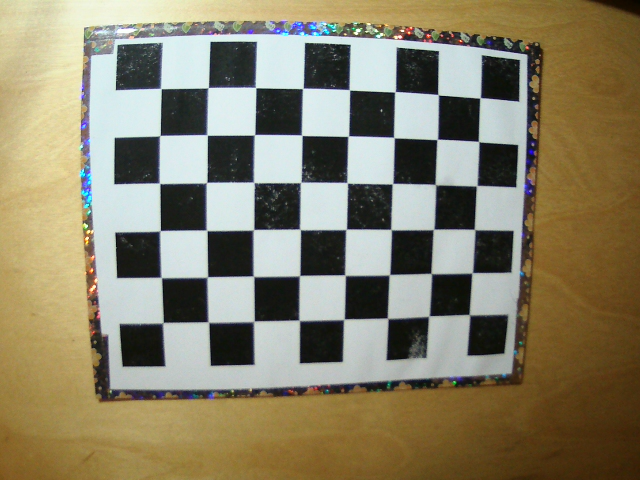
#> input picture opencv_frame_0.png, 640 x 480 px; its folder holds only this picture in this run
$ python Schachbrett.py
#> lines starting #> are read from the running program, lines starting #| are printed output that depends on the picture; after the words box and inside, x2 and y2 are one past the last pixel; in counts of white or black regions, pixels touching at a corner belong together; long printed decimals are rounded
import numpy as np
import cv2
import glob

##Definition Bildgröße und Innenecken des Schachbrettmusters (Breite,Höhe)
chessboardSize = (6,8)

##Festlegung der Abbruchkriterien
criteria = (cv2.TERM_CRITERIA_EPS + cv2.TERM_CRITERIA_MAX_ITER,30,0.0001)

##Vorbereitung der Objektpunkte z.B (0,0,0), (1,0,0), (2,0,0) ....,(6,5,0)
##https://stackoverflow.com/questions/37310210/camera-calibration-with-opencv-how-to-adjust-chessboard-square-size
objp = np.zeros((chessboardSize[0] * chessboardSize[1], 3), np.float32)
objp[:,:2] = np.mgrid[0:chessboardSize[0],0:chessboardSize[1]].T.reshape(-1,2)*20  # multiplizieren der Seitenläne des Quadrats

## Erstellung eines Arrays zum Speichern von Objektpunkten und Bildpunkten aus allen Bildern.
objpoints = []          ##3D Punkte --> Weltkoordinatensystem
imgpoints = []          ##2D Punkte --> Bildkoordinatensystem

##Durchlauf für alle Bilder mit der Endung .png/
images = glob.glob('*.png')
for image in images:
    print(image)
    img = cv2.imread(image)                         ##einlesen aller Bilder
#> img is the input picture: shape (480, 640, 3); mean B, G, R 104.9, 129.4, 136.9
    #img = cv2.imread ("Kalibrierung/sb6.png")      ##einlesen eines Bildes
    gray = cv2.cvtColor(img, cv2.COLOR_BGR2GRAY)
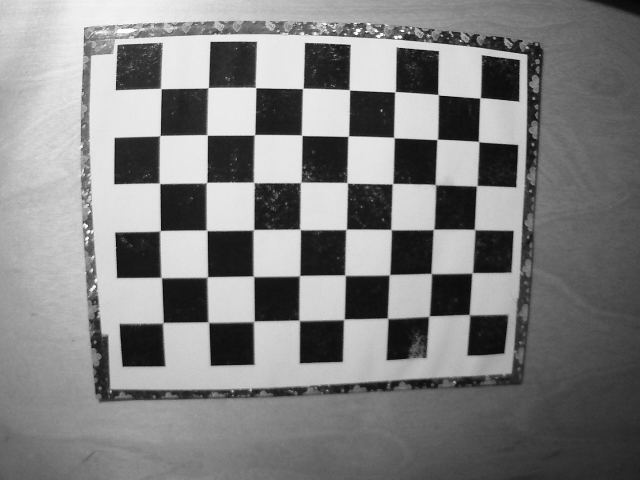
#> gray: shape (480, 640); min 5, max 254, mean 128.8

    ##Innencken des Schachbrettmusters
    ret, corners = cv2.findChessboardCorners(gray, chessboardSize, None)
#> ret = True; corners = 48 rows, first 8: [480, 97.83], [478.5, 141.5], [476.6, 185.8], [474.3, 229.3], [472, 272.8], [469, 314.4], [438.2, 94.59], [437.1, 139.5]


    ##Falls Innenecken gefunden --> Objekt- und Bildpunkte hinzufügen
    if ret == True:
        objpoints.append(objp)
        corners2 = cv2.cornerSubPix(gray, corners, (11,11), (-1, -1), criteria)            ##winsize ???
#> corners2 = 48 rows, first 8: [480.1, 97.83], [478.6, 141.6], [476.7, 185.7], [474.6, 229.6], [472.2, 272.8], [469.5, 314.7], [438.1, 94.68], [437.2, 139.4]
        imgpoints.append(corners)

        ##Zeichnen der Ecken
        cv2.drawChessboardCorners(img, chessboardSize, corners2, ret)
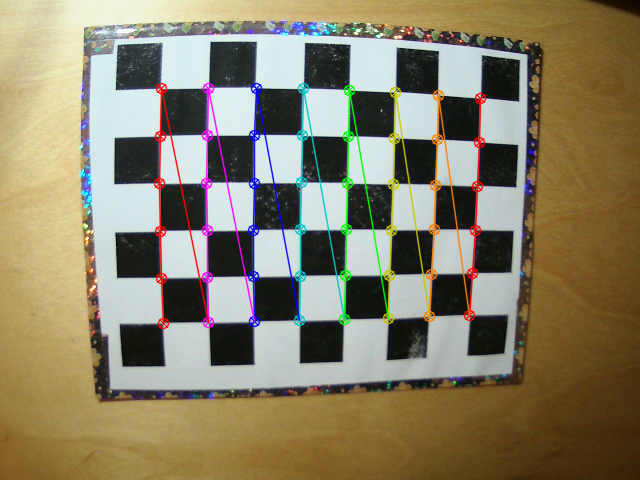
#> img: shape (480, 640, 3); 4.62% of pixels changed, all inside (x1, y1, x2, y2) = (153, 82, 487, 330)
        cv2.imshow('img', img)
        #cv2.imwrite('Resources/sb5points.jpg', img)                     # speichern des entstandenen Bildes
        cv2.waitKey(1)


# [8 lines of commented-out code are left out]
ret, cameraMatrix, distCoeff, rvecs, tvecs = cv2.calibrateCamera(objpoints, imgpoints, gray.shape[::-1], None, None)
#> ret = 0.218; cameraMatrix = [[532.4, 0, 327.8], [0, 539.1, 227], [0, 0, 1]]; distCoeff = [[-0.442, 1.95, 0.0179, 0.00423, -5.46]]; rvecs = ([0.0105, -0.242, 1.57],); tvecs = ([68.55, -58.36, 229],)

##Ausgabe der Kameramatrix, Verzeichnungskoeffizienten..
print("\nCameraMatrix:\n",cameraMatrix)
#| CameraMatrix:
#|  [[532.367    0.         327.802]
#|  [  0.         539.132 226.953]
#|  [  0.           0.           1.        ]]
print("\nVerzeichnungskoeffizienten:\n",distCoeff)
#| Verzeichnungskoeffizienten:
#|  [[-4.41830671e-01  1.95294065e+00  1.79482510e-02  4.22743648e-03
#|   -5.45747459e+00]]

#img = cv2.imread("opencv_frame_7.png")
h,  w = img.shape[:2]
#> h = 480; w = 640
w =640
h =480
newCameraMatrix, roi = cv2.getOptimalNewCameraMatrix(cameraMatrix, distCoeff, (w,h), 0, (w,h))
#> newCameraMatrix = [[532.4, 0, 327.8], [0, 539.1, 227], [0, 0, 1]]; roi = (0, 0, 639, 479)

##Entzeichnen
dst = cv2.undistort(img, cameraMatrix, distCoeff, newCameraMatrix)
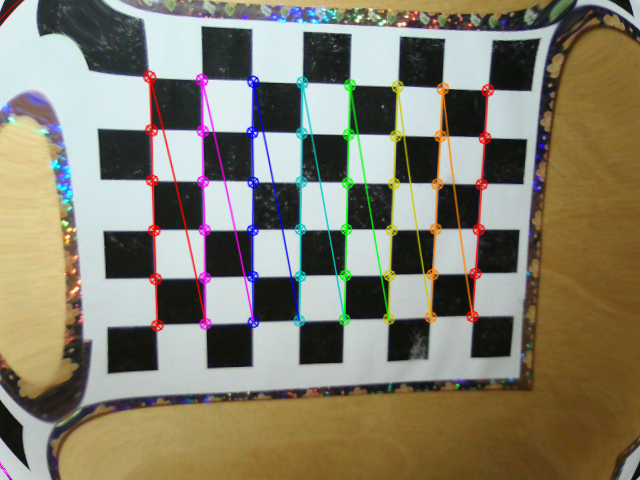
#> dst: shape (480, 640, 3); mean B, G, R 109.4, 127.4, 133

print("\nnewCameraMatrix:\n",newCameraMatrix)
#| newCameraMatrix:
#|  [[532.367    0.         327.802]
#|  [  0.         539.132 226.953]
#|  [  0.           0.           1.        ]]


##Ausgabe des Bildes --> entzeichnet
x, y, w, h = roi
#> x = 0; y = 0; w = 639; h = 479
dst = dst[y:y+h, x:x+w]
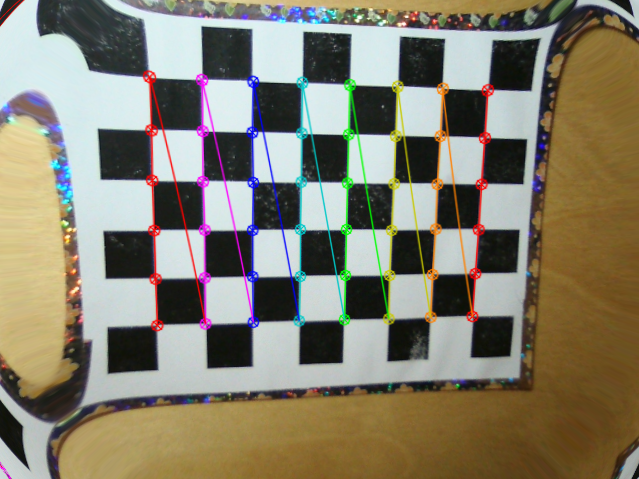
#> dst: shape (479, 639, 3); mean B, G, R 109.6, 127.5, 133
cv2.imwrite('caliResult1.jpg', dst)

f = open(r"C:\Users\loren\OneDrive\Bachelorarbeit\praktischer teil\Testdurchlauf\Kamera1\Kal1.txt","w")
f.write('CameraMatrix:\n'+str(cameraMatrix),)
f.write('\n')
f.write('newCameraMatrix:\n'+str(newCameraMatrix),)
f.write('\n')
f.write('distCoeff:\n'+str(distCoeff),)
f.write('\n')
f.close()


##Ausgabe des Fehlers
mean_error = 0
for i in range(len(objpoints)):
    imgpoints2, _ = cv2.projectPoints(objpoints[i], rvecs[i], tvecs[i], cameraMatrix, distCoeff)
    error = cv2.norm(imgpoints[i], imgpoints2, cv2.NORM_L2)/len(imgpoints2)
    mean_error += error
#> this loop made 1 pass
#> (error, mean_error) on pass 1: (0.0315, 0.0315)
#> after the loop, mean_error = 0.0315
print( "total error: {}".format(mean_error/len(objpoints)) )
#| total error: 0.03145
cv2.destroyAllWindows()

$ run again, on opencv_frame_12.png
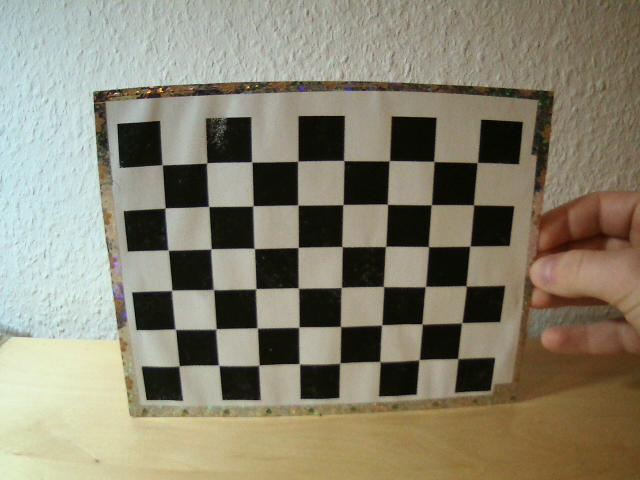
#> input picture opencv_frame_12.png, 640 x 480 px
#> img is the input picture: shape (480, 640, 3); mean B, G, R 112, 131.2, 136.3
#> `gray = cv2.cvtColor(img, cv2.COLOR_BGR2GRAY)`:
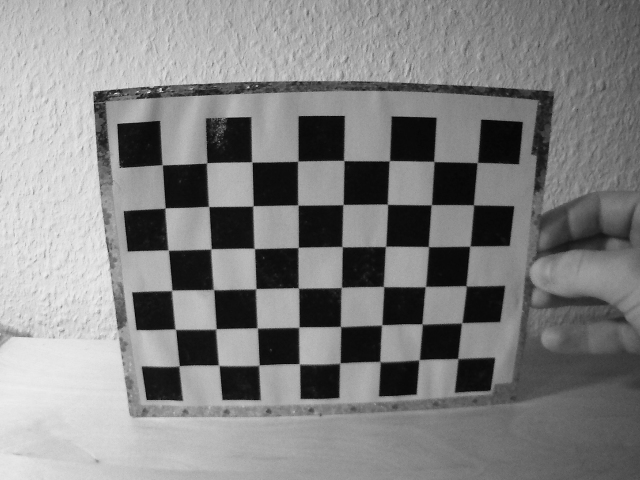
#> gray: shape (480, 640); min 5, max 238, mean 130.5
#> `ret, corners = cv2.findChessboardCorners(gray, chessboardSize, None)`: ret = True; corners = 48 rows, first 8: [477.2, 162.5], [473.4, 204.7], [469.7, 246.2], [465.9, 285.7], [461.7, 322.6], [457.6, 358.5], [433.9, 161.5], [431.4, 204.6]
#> corners2 = 48 rows, first 8: [477.3, 162.5], [473.5, 204.8], [469.9, 246.1], [466.2, 285.9], [461.7, 322.8], [457.8, 358.6], [433.8, 161.4], [431.4, 204.7]
#> img: shape (480, 640, 3); 4.22% of pixels changed, all inside (x1, y1, x2, y2) = (156, 154, 484, 373)
#> `ret, cameraMatrix, distCoeff, rvecs, tvecs = cv2.calibrateCamera(objpo..`: ret = 0.354; cameraMatrix = [[449.7, 0, 321.1], [0, 450.3, 220.3], [0, 0, 1]]; distCoeff = [[0.0285, -1.72, 0.0296, 0.0139, 4.63]]; rvecs = ([0.176, -0.287, 1.56],); tvecs = ([69.76, -26.83, 199.3],)
#| CameraMatrix:
#|  [[449.726   0.         321.090]
#|  [  0.         450.327 220.270 ]
#|  [  0.           0.           1.        ]]
#| Verzeichnungskoeffizienten:
#|  [[ 0.02851 -1.721  0.02961  0.01387  4.631]]
#> newCameraMatrix = [[1201.5, 0, 322.7], [0, 1092, 257.2], [0, 0, 1]]; roi = (0, 0, 639, 479)
#| newCameraMatrix:
#|  [[1.20151000e+03 0.00000000e+00 3.22719261e+02]
#|  [0.00000000e+00 1.09199217e+03 2.57246200e+02]
#|  [0.00000000e+00 0.00000000e+00 1.00000000e+00]]
#> `x, y, w, h = roi`: x = 0; w = 639; h = 479
#> `dst = dst[y:y+h, x:x+w]`:
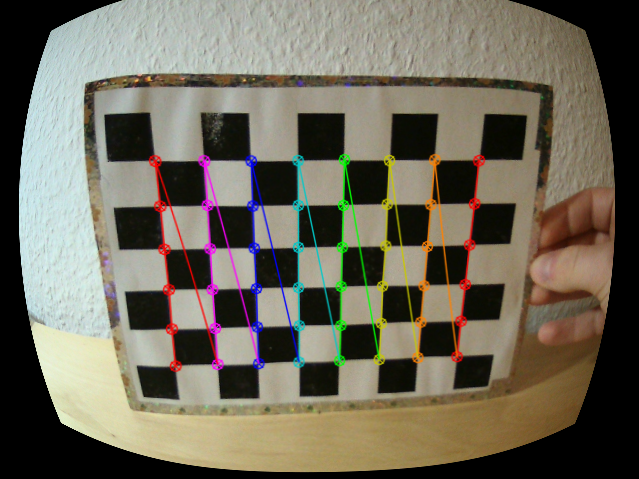
#> dst: shape (479, 639, 3); mean B, G, R 90.4, 105.4, 110.7
#> the loop `for i in range(len(objpoints)):` made 1 pass
#> (error, mean_error) on pass 1: (0.0511, 0.0511)
#> after the loop `for i in range(len(objpoints)):`: mean_error = 0.0511
#| total error: 0.05114

$ run again, on opencv_frame_2.png
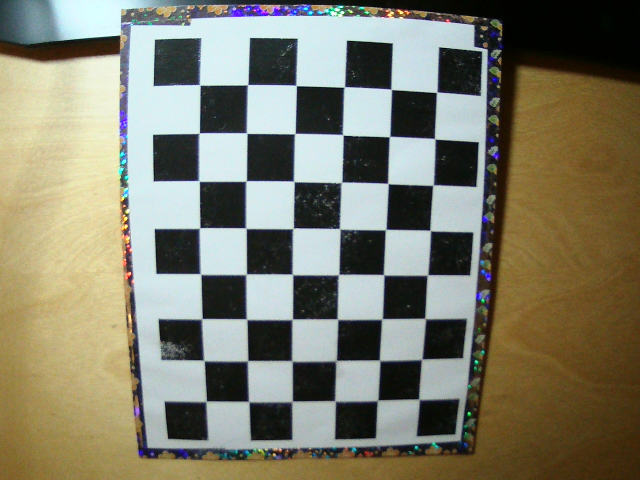
#> input picture opencv_frame_2.png, 640 x 480 px
#> img is the input picture: shape (480, 640, 3); mean B, G, R 107.6, 125.4, 127.6
#> `gray = cv2.cvtColor(img, cv2.COLOR_BGR2GRAY)`:
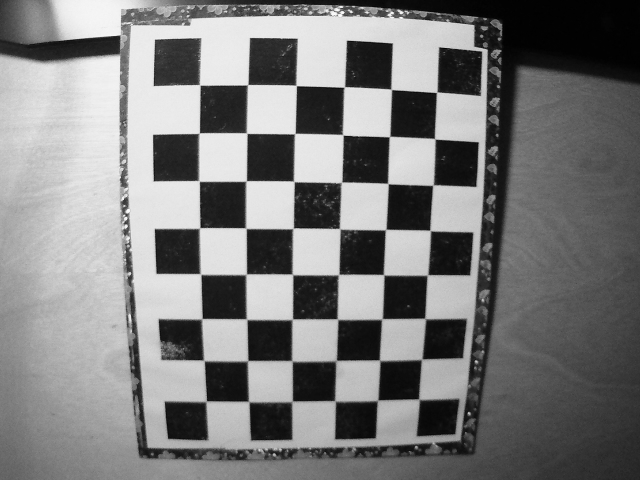
#> gray: shape (480, 640); min 0, max 254, mean 124
#> `ret, corners = cv2.findChessboardCorners(gray, chessboardSize, None)`: ret = True; corners = 48 rows, first 8: [199.8, 84.97], [247.7, 84.57], [296.4, 85.62], [344.3, 87.01], [391.3, 89.45], [436.6, 92.33], [199.3, 132.8], [246.8, 133.3]
#> corners2 = 48 rows, first 8: [199.7, 84.89], [247.6, 84.7], [296.2, 85.43], [344.2, 86.89], [391.2, 89.37], [436.7, 92.28], [199.1, 133.1], [246.6, 133.1]
#> img: shape (480, 640, 3); 4.6% of pixels changed, all inside (x1, y1, x2, y2) = (193, 79, 444, 409)
#> `ret, cameraMatrix, distCoeff, rvecs, tvecs = cv2.calibrateCamera(objpo..`: ret = 0.282; cameraMatrix = [[307.6, 0, 301.4], [0, 305, 259.5], [0, 0, 1]]; distCoeff = [[-0.16, 0.315, 0.00486, 0.0102, -0.329]]; rvecs = ([0.123, -0.0558, 0.0105],); tvecs = ([-42.66, -73.15, 120.3],)
#| CameraMatrix:
#|  [[307.626   0.         301.387]
#|  [  0.         304.954 259.545]
#|  [  0.           0.           1.        ]]
#| Verzeichnungskoeffizienten:
#|  [[-0.1602  0.315  0.00486  0.0102 -0.329]]
#> newCameraMatrix = [[307.6, 0, 301.4], [0, 305, 259.5], [0, 0, 1]]; roi = (0, 0, 639, 479)
#| newCameraMatrix:
#|  [[307.626   0.         301.387]
#|  [  0.         304.954 259.545]
#|  [  0.           0.           1.        ]]
#> `x, y, w, h = roi`: x = 0; w = 639; h = 479
#> `dst = dst[y:y+h, x:x+w]`:
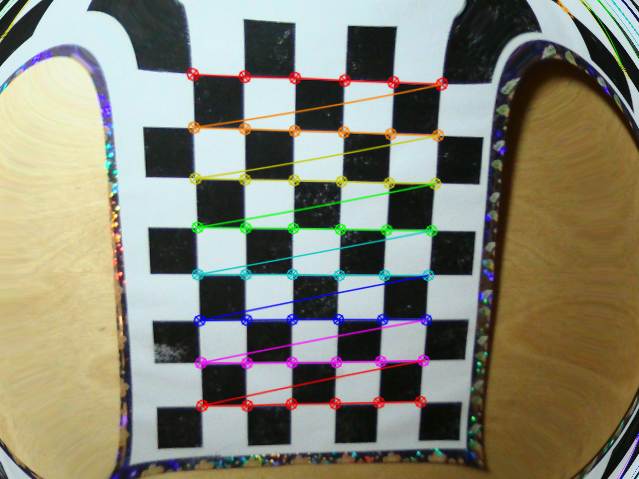
#> dst: shape (479, 639, 3); mean B, G, R 117.1, 133.2, 134.6
#> the loop `for i in range(len(objpoints)):` made 1 pass
#> (error, mean_error) on pass 1: (0.0406, 0.0406)
#> after the loop `for i in range(len(objpoints)):`: mean_error = 0.0406
#| total error: 0.04064

$ run again, on opencv_frame_3.png
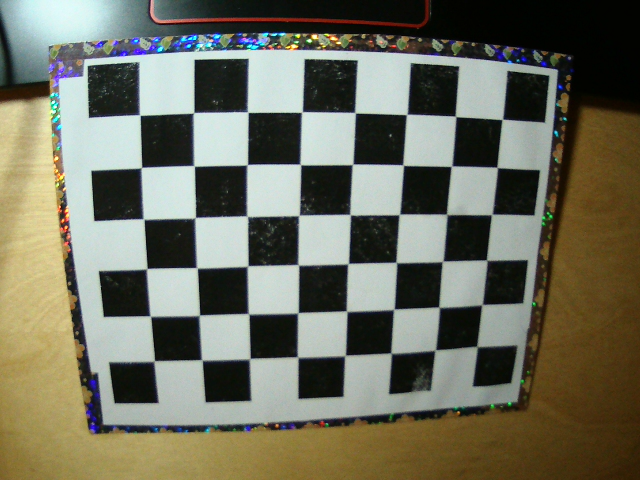
#> input picture opencv_frame_3.png, 640 x 480 px
#> img is the input picture: shape (480, 640, 3); mean B, G, R 94.4, 110.8, 110.9
#> `ret, corners = cv2.findChessboardCorners(gray, chessboardSize, None)`: ret = True; corners = 48 rows, first 8: [502.3, 119.4], [496.9, 167.4], [491.8, 214.4], [486.4, 259.7], [482, 304.5], [476.7, 346.3], [455.4, 116.3], [451.5, 166.2]
#> corners2 = 48 rows, first 8: [502.3, 119.4], [497.2, 167.4], [491.8, 214.5], [486.7, 260.3], [482, 304.6], [477, 346.5], [455.5, 116.4], [451.5, 166.2]
#> `cv2.drawChessboardCorners(img, chessboardSize, corners2, ret)`:
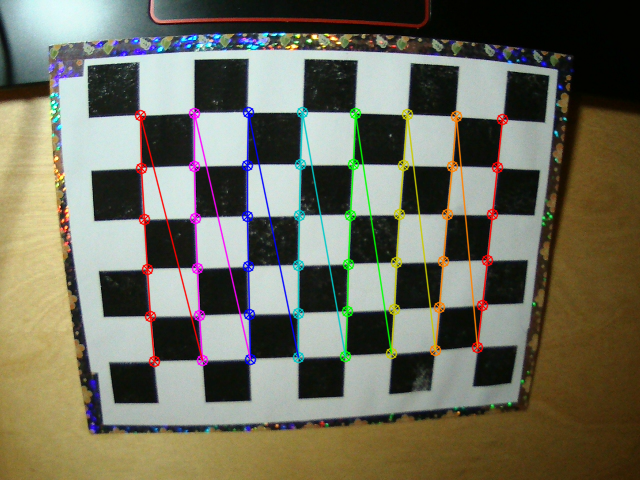
#> img: shape (480, 640, 3); 4.82% of pixels changed, all inside (x1, y1, x2, y2) = (134, 106, 509, 368)
#> `ret, cameraMatrix, distCoeff, rvecs, tvecs = cv2.calibrateCamera(objpo..`: ret = 0.57; cameraMatrix = [[579.9, 0, 323.1], [0, 573.3, 282.7], [0, 0, 1]]; distCoeff = [[-0.604, 2.9, 0.00187, 0.0125, -6.77]]; rvecs = ([0.115, -0.384, 1.55],); tvecs = ([70.67, -66.24, 219.5],)
#| CameraMatrix:
#|  [[579.915   0.         323.093]
#|  [  0.         573.338 282.686]
#|  [  0.           0.           1.        ]]
#| Verzeichnungskoeffizienten:
#|  [[-6.03736634e-01  2.89501901e+00  1.86509789e-03  1.25072949e-02
#|   -6.77348309e+00]]
#> newCameraMatrix = [[579.9, 0, 323.1], [0, 573.3, 282.7], [0, 0, 1]]; roi = (0, 0, 639, 479)
#| newCameraMatrix:
#|  [[579.915   0.         323.093]
#|  [  0.         573.338 282.686]
#|  [  0.           0.           1.        ]]
#> `x, y, w, h = roi`: x = 0; w = 639; h = 479
#> `dst = dst[y:y+h, x:x+w]`:
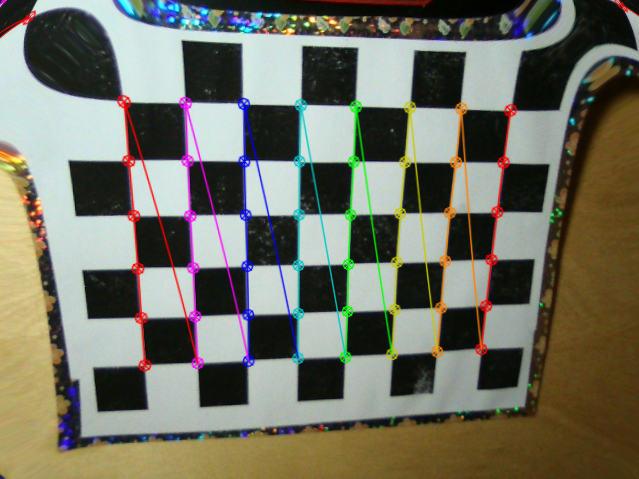
#> dst: shape (479, 639, 3); mean B, G, R 99.9, 114.1, 114.3
#> the loop `for i in range(len(objpoints)):` made 1 pass
#> (error, mean_error) on pass 1: (0.0822, 0.0822)
#> after the loop `for i in range(len(objpoints)):`: mean_error = 0.0822
#| total error: 0.08224

$ run again, on opencv_frame_1.png
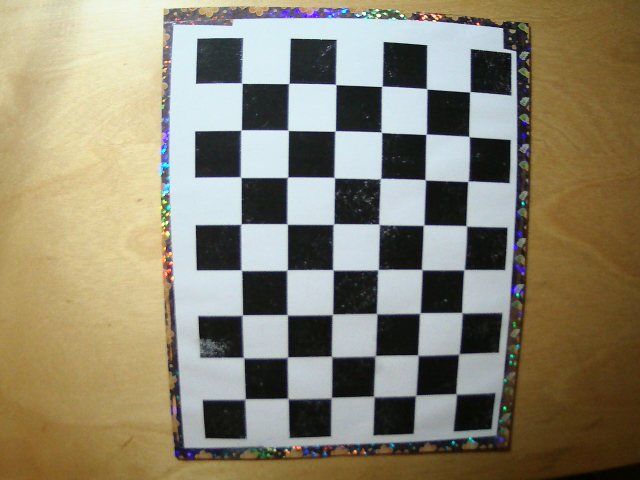
#> input picture opencv_frame_1.png, 640 x 480 px
#> img is the input picture: shape (480, 640, 3); mean B, G, R 112.1, 133.1, 140.1
#> `ret, corners = cv2.findChessboardCorners(gray, chessboardSize, None)`: ret = True; corners = 48 rows, first 8: [242, 83.35], [288.9, 83.3], [335.7, 84.52], [381.9, 86.32], [426.8, 89.07], [469.7, 91.95], [241.2, 130], [288.3, 130.5]
#> corners2 = 48 rows, first 8: [241.8, 83.1], [288.7, 83.42], [335.7, 84.41], [381.8, 86.31], [426.7, 88.74], [469.8, 91.75], [241.1, 130.1], [288.1, 130.3]
#> img: shape (480, 640, 3); 4.53% of pixels changed, all inside (x1, y1, x2, y2) = (235, 77, 477, 406)
#> `ret, cameraMatrix, distCoeff, rvecs, tvecs = cv2.calibrateCamera(objpo..`: ret = 0.201; cameraMatrix = [[230.9, 0, 310.8], [0, 232.2, 196.6], [0, 0, 1]]; distCoeff = [[-0.0564, 0.00599, 0.0158, 0.00574, 0.00291]]; rvecs = ([0.0752, -0.0411, 0.00893],); tvecs = ([-29.46, -48.28, 94.04],)
#| CameraMatrix:
#|  [[230.884   0.         310.765]
#|  [  0.         232.195 196.587]
#|  [  0.           0.           1.        ]]
#| Verzeichnungskoeffizienten:
#|  [[-0.05641  0.005994  0.01578  0.005743  0.002913]]
#> newCameraMatrix = [[234.3, 0, 319.8], [0, 232.8, 215.6], [0, 0, 1]]; roi = (0, 0, 639, 479)
#| newCameraMatrix:
#|  [[234.322   0.         319.771]
#|  [  0.         232.811 215.561 ]
#|  [  0.           0.           1.        ]]
#> `x, y, w, h = roi`: x = 0; w = 639; h = 479
#> `dst = dst[y:y+h, x:x+w]`:
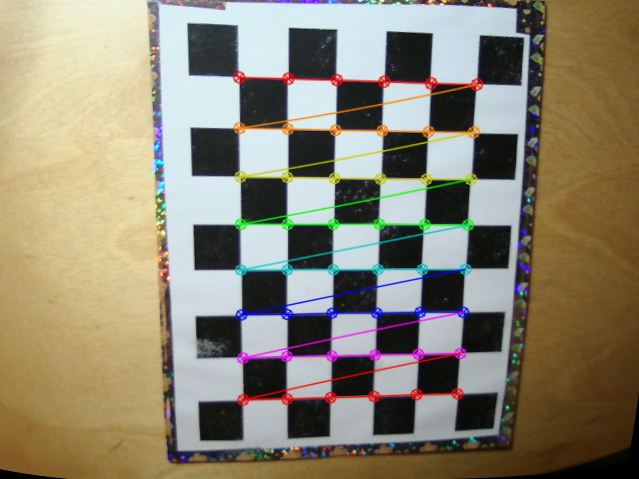
#> dst: shape (479, 639, 3); mean B, G, R 114.1, 133.5, 140.4
#> the loop `for i in range(len(objpoints)):` made 1 pass
#> (error, mean_error) on pass 1: (0.0289, 0.0289)
#> after the loop `for i in range(len(objpoints)):`: mean_error = 0.0289
#| total error: 0.02894
